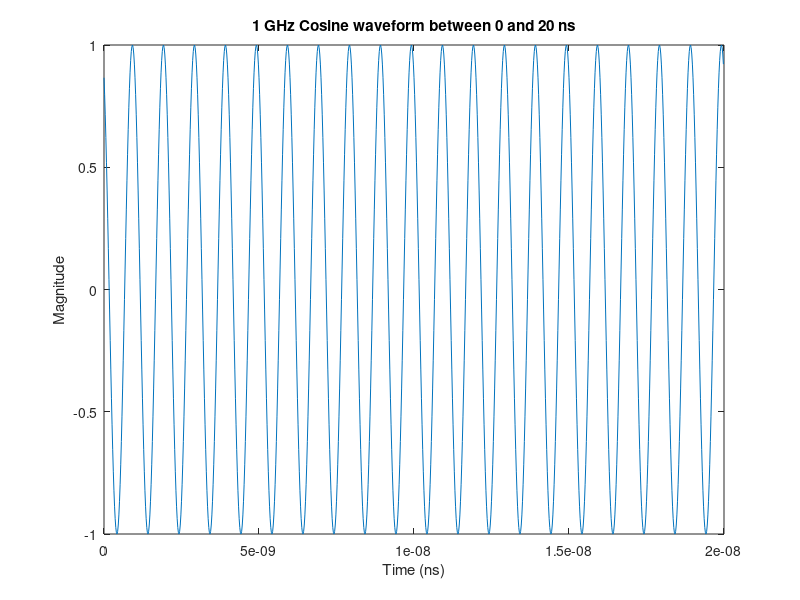
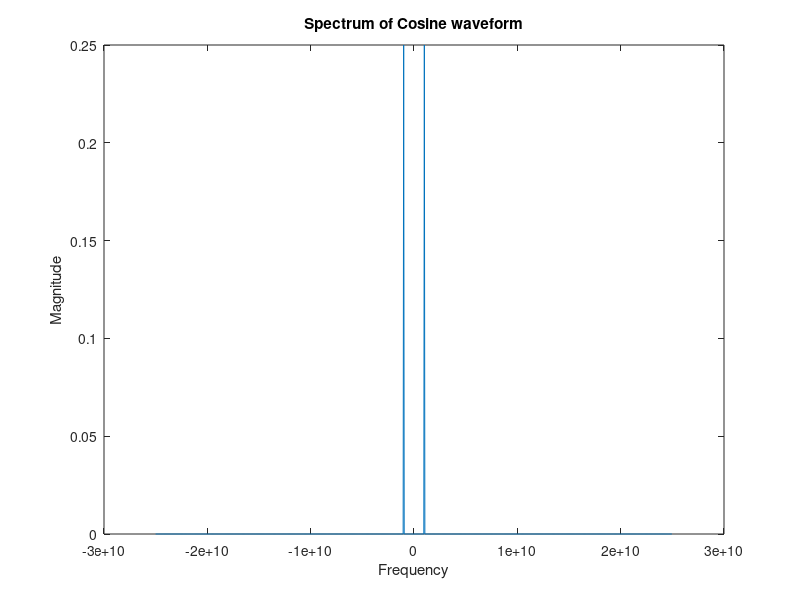
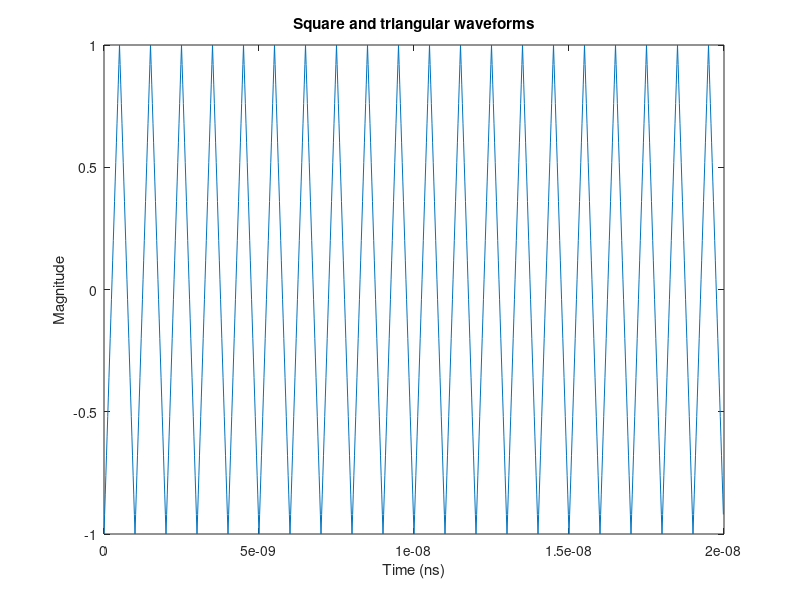

Write MATLAB code to recreate these figures, in order.
%Part 1
%Variables
A = 1;              %Amplitude 1V
F = 1000*10^6;      %Frequency 1000 MHz
Fs = 50*F;          %Sampling Frequency
Ts = 1/Fs;          %Time sampling
T0 = 0;             %Start Time 0sec
Tf = 20*10^(-9);    %End Time 20ns
P = 30*(pi/180);    %Phase shift 30 degrees
t = (T0:Ts:Tf-Ts);     %Time vector   (start:stepsize:stop)

%Plot cosine waveform
y = A*cos(2*pi*F*t+P);
figure(1)
plot(t,y);
title('1 GHz Cosine waveform between 0 and 20 ns');
xlabel('Time (ns)');
ylabel('Magnitude');
L=length(y)

%Calculate Power
power = sum(abs(y).^2)/length(y);

%Plot Power Spectral Density
S = (fftshift(abs(fft(y))).^2)/(L^2);
freq = [-L/2:1:L/2-1]*Fs/L;
figure(2)
plot(freq,S);
title('Spectrum of Cosine waveform');
xlabel('Frequency');
ylabel('Magnitude');

%Part 2
%Plot square and triangular waveform
figure(3)
plot(t,square(2*pi*F*t));
plot(t,sawtooth(2*pi*F*t,0.5));
title('Square and triangular waveforms');
xlabel('Time (ns)');
ylabel('Magnitude');

